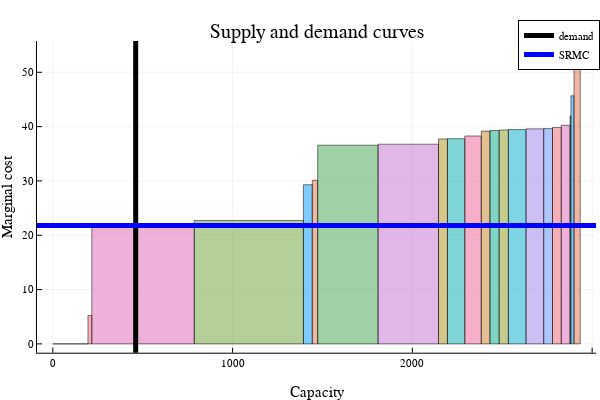

Notebook source saved alongside this figure:
### Code cell
p

### Figure 1 — Plotly figure (JSON) as saved in the notebook; plotly's stock layout.template omitted (floating-point values rounded to 4 significant figures)
{"data": [{"fill": "tozeroy", "fillcolor": "rgba(142, 151, 30, 0.500)", "legendgroup": "", "line": {"color": "rgba(0, 0, 0, 0.500)", "dash": "solid", "width": 1}, "mode": "lines", "name": "", "showlegend": false, "type": "scatter", "x": [0, 42, 42, 0, 0], "xaxis": "x1", "y": [0, 0, 0, 0, 0], "yaxis": "y1"}, {"fill": "tozeroy", "fillcolor": "rgba(0, 169, 204, 0.500)", "legendgroup": "", "line": {"color": "rgba(0, 0, 0, 0.500)", "dash": "solid", "width": 1}, "mode": "lines", "name": "", "showlegend": false, "type": "scatter", "x": [42, 193.8, 193.8, 42, 42], "xaxis": "x1", "y": [0, 0, 0, 0, 0], "yaxis": "y1"}, {"fill": "tozeroy", "fillcolor": "rgba(155, 127, 233, 0.500)", "legendgroup": "", "line": {"color": "rgba(0, 0, 0, 0.500)", "dash": "solid", "width": 1}, "mode": "lines", "name": "", "showlegend": false, "type": "scatter", "x": [193.8, 195.5, 195.5, 193.8, 193.8], "xaxis": "x1", "y": [0, 0, 0, 0, 0], "yaxis": "y1"}, {"fill": "tozeroy", "fillcolor": "rgba(97, 141, 246, 0.500)", "legendgroup": "", "line": {"color": "rgba(0, 0, 0, 0.500)", "dash": "solid", "width": 1}, "mode": "lines", "name": "", "showlegend": false, "type": "scatter", "x": [195.5, 195.5, 195.5, 195.5, 195.5], "xaxis": "x1", "y": [0, 0, 0, 0, 0], "yaxis": "y1"}, {"fill": "tozeroy", "fillcolor": "rgba(240, 96, 115, 0.500)", "legendgroup": "", "line": {"color": "rgba(0, 0, 0, 0.500)", "dash": "solid", "width": 1}, "mode": "lines", "name": "", "showlegend": false, "type": "scatter", "x": [195.5, 216.9, 216.9, 195.5, 195.5], "xaxis": "x1", "y": [0, 0, 5.234, 5.234, 0], "yaxis": "y1"}, {"fill": "tozeroy", "fillcolor": "rgba(221, 101, 182, 0.500)", "legendgroup": "", "line": {"color": "rgba(0, 0, 0, 0.500)", "dash": "solid", "width": 1}, "mode": "lines", "name": "", "showlegend": false, "type": "scatter", "x": [216.9, 786.9, 786.9, 216.9, 216.9], "xaxis": "x1", "y": [0, 0, 21.78, 21.78, 0], "yaxis": "y1"}, {"fill": "tozeroy", "fillcolor": "rgba(108, 159, 51, 0.500)", "legendgroup": "", "line": {"color": "rgba(0, 0, 0, 0.500)", "dash": "solid", "width": 1}, "mode": "lines", "name": "", "showlegend": false, "type": "scatter", "x": [786.9, 1394.0, 1394.0, 786.9, 786.9], "xaxis": "x1", "y": [0, 0, 22.73, 22.73, 0], "yaxis": "y1"}, {"fill": "tozeroy", "fillcolor": "rgba(0, 154, 250, 0.500)", "legendgroup": "", "line": {"color": "rgba(0, 0, 0, 0.500)", "dash": "solid", "width": 1}, "mode": "lines", "name": "", "showlegend": false, "type": "scatter", "x": [1394.0, 1443.0, 1443.0, 1394.0, 1394.0], "xaxis": "x1", "y": [0, 0, 29.31, 29.31, 0], "yaxis": "y1"}, {"fill": "tozeroy", "fillcolor": "rgba(227, 111, 71, 0.500)", "legendgroup": "", "line": {"color": "rgba(0, 0, 0, 0.500)", "dash": "solid", "width": 1}, "mode": "lines", "name": "", "showlegend": false, "type": "scatter", "x": [1443.0, 1473.0, 1473.0, 1443.0, 1443.0], "xaxis": "x1", "y": [0, 0, 30.13, 30.13, 0], "yaxis": "y1"}, {"fill": "tozeroy", "fillcolor": "rgba(62, 164, 78, 0.500)", "legendgroup": "", "line": {"color": "rgba(0, 0, 0, 0.500)", "dash": "solid", "width": 1}, "mode": "lines", "name": "", "showlegend": false, "type": "scatter", "x": [1473.0, 1809.0, 1809.0, 1473.0, 1473.0], "xaxis": "x1", "y": [0, 0, 36.58, 36.58, 0], "yaxis": "y1"}, {"fill": "tozeroy", "fillcolor": "rgba(195, 113, 210, 0.500)", "legendgroup": "", "line": {"color": "rgba(0, 0, 0, 0.500)", "dash": "solid", "width": 1}, "mode": "lines", "name": "", "showlegend": false, "type": "scatter", "x": [1809.0, 2145.0, 2145.0, 1809.0, 1809.0], "xaxis": "x1", "y": [0, 0, 36.76, 36.76, 0], "yaxis": "y1"}, {"fill": "tozeroy", "fillcolor": "rgba(172, 142, 24, 0.500)", "legendgroup": "", "line": {"color": "rgba(0, 0, 0, 0.500)", "dash": "solid", "width": 1}, "mode": "lines", "name": "", "showlegend": false, "type": "scatter", "x": [2145.0, 2195.0, 2195.0, 2145.0, 2145.0], "xaxis": "x1", "y": [0, 0, 37.73, 37.73, 0], "yaxis": "y1"}, {"fill": "tozeroy", "fillcolor": "rgba(0, 170, 174, 0.500)", "legendgroup": "", "line": {"color": "rgba(0, 0, 0, 0.500)", "dash": "solid", "width": 1}, "mode": "lines", "name": "", "showlegend": false, "type": "scatter", "x": [2195.0, 2292.0, 2292.0, 2195.0, 2195.0], "xaxis": "x1", "y": [0, 0, 37.78, 37.78, 0], "yaxis": "y1"}, {"fill": "tozeroy", "fillcolor": "rgba(237, 94, 147, 0.500)", "legendgroup": "", "line": {"color": "rgba(0, 0, 0, 0.500)", "dash": "solid", "width": 1}, "mode": "lines", "name": "", "showlegend": false, "type": "scatter", "x": [2292.0, 2384.0, 2384.0, 2292.0, 2292.0], "xaxis": "x1", "y": [0, 0, 38.27, 38.27, 0], "yaxis": "y1"}, {"fill": "tozeroy", "fillcolor": "rgba(198, 130, 37, 0.500)", "legendgroup": "", "line": {"color": "rgba(0, 0, 0, 0.500)", "dash": "solid", "width": 1}, "mode": "lines", "name": "", "showlegend": false, "type": "scatter", "x": [2384.0, 2432.0, 2432.0, 2384.0, 2384.0], "xaxis": "x1", "y": [0, 0, 39.17, 39.17, 0], "yaxis": "y1"}, {"fill": "tozeroy", "fillcolor": "rgba(0, 169, 141, 0.500)", "legendgroup": "", "line": {"color": "rgba(0, 0, 0, 0.500)", "dash": "solid", "width": 1}, "mode": "lines", "name": "", "showlegend": false, "type": "scatter", "x": [2432.0, 2483.0, 2483.0, 2432.0, 2432.0], "xaxis": "x1", "y": [0, 0, 39.28, 39.28, 0], "yaxis": "y1"}, {"fill": "tozeroy", "fillcolor": "rgba(142, 151, 30, 0.500)", "legendgroup": "", "line": {"color": "rgba(0, 0, 0, 0.500)", "dash": "solid", "width": 1}, "mode": "lines", "name": "", "showlegend": false, "type": "scatter", "x": [2483.0, 2534.0, 2534.0, 2483.0, 2483.0], "xaxis": "x1", "y": [0, 0, 39.38, 39.38, 0], "yaxis": "y1"}, {"fill": "tozeroy", "fillcolor": "rgba(0, 169, 204, 0.500)", "legendgroup": "", "line": {"color": "rgba(0, 0, 0, 0.500)", "dash": "solid", "width": 1}, "mode": "lines", "name": "", "showlegend": false, "type": "scatter", "x": [2534.0, 2632.0, 2632.0, 2534.0, 2534.0], "xaxis": "x1", "y": [0, 0, 39.46, 39.46, 0], "yaxis": "y1"}, {"fill": "tozeroy", "fillcolor": "rgba(155, 127, 233, 0.500)", "legendgroup": "", "line": {"color": "rgba(0, 0, 0, 0.500)", "dash": "solid", "width": 1}, "mode": "lines", "name": "", "showlegend": false, "type": "scatter", "x": [2632.0, 2731.0, 2731.0, 2632.0, 2632.0], "xaxis": "x1", "y": [0, 0, 39.58, 39.58, 0], "yaxis": "y1"}, {"fill": "tozeroy", "fillcolor": "rgba(97, 141, 246, 0.500)", "legendgroup": "", "line": {"color": "rgba(0, 0, 0, 0.500)", "dash": "solid", "width": 1}, "mode": "lines", "name": "", "showlegend": false, "type": "scatter", "x": [2731.0, 2780.0, 2780.0, 2731.0, 2731.0], "xaxis": "x1", "y": [0, 0, 39.64, 39.64, 0], "yaxis": "y1"}, {"fill": "tozeroy", "fillcolor": "rgba(240, 96, 115, 0.500)", "legendgroup": "", "line": {"color": "rgba(0, 0, 0, 0.500)", "dash": "solid", "width": 1}, "mode": "lines", "name": "", "showlegend": false, "type": "scatter", "x": [2780.0, 2828.0, 2828.0, 2780.0, 2780.0], "xaxis": "x1", "y": [0, 0, 39.84, 39.84, 0], "yaxis": "y1"}, {"fill": "tozeroy", "fillcolor": "rgba(221, 101, 182, 0.500)", "legendgroup": "", "line": {"color": "rgba(0, 0, 0, 0.500)", "dash": "solid", "width": 1}, "mode": "lines", "name": "", "showlegend": false, "type": "scatter", "x": [2828.0, 2877.0, 2877.0, 2828.0, 2828.0], "xaxis": "x1", "y": [0, 0, 40.25, 40.25, 0], "yaxis": "y1"}, {"fill": "tozeroy", "fillcolor": "rgba(108, 159, 51, 0.500)", "legendgroup": "", "line": {"color": "rgba(0, 0, 0, 0.500)", "dash": "solid", "width": 1}, "mode": "lines", "name": "", "showlegend": false, "type": "scatter", "x": [2877.0, 2882.0, 2882.0, 2877.0, 2877.0], "xaxis": "x1", "y": [0, 0, 41.97, 41.97, 0], "yaxis": "y1"}, {"fill": "tozeroy", "fillcolor": "rgba(0, 154, 250, 0.500)", "legendgroup": "", "line": {"color": "rgba(0, 0, 0, 0.500)", "dash": "solid", "width": 1}, "mode": "lines", "name": "", "showlegend": false, "type": "scatter", "x": [2882.0, 2899.0, 2899.0, 2882.0, 2882.0], "xaxis": "x1", "y": [0, 0, 45.67, 45.67, 0], "yaxis": "y1"}, {"fill": "tozeroy", "fillcolor": "rgba(227, 111, 71, 0.500)", "legendgroup": "", "line": {"color": "rgba(0, 0, 0, 0.500)", "dash": "solid", "width": 1}, "mode": "lines", "name": "", "showlegend": false, "type": "scatter", "x": [2899.0, 2934.0, 2934.0, 2899.0, 2899.0], "xaxis": "x1", "y": [0, 0, 54.13, 54.13, 0], "yaxis": "y1"}, {"colorbar": {"len": 0.8657, "title": "", "x": 0.9934, "y": 0.5087}, "legendgroup": "demand", "line": {"color": "rgba(0, 0, 0, 1.000)", "dash": "solid", "shape": "linear", "width": 5}, "mode": "lines", "name": "demand", "showlegend": true, "type": "scatter", "x": [461.0, 461.0], "xaxis": "x", "y": [-5739.0, 5794.0], "yaxis": "y"}, {"colorbar": {"len": 0.8657, "title": "", "x": 0.9934, "y": 0.5087}, "legendgroup": "SRMC", "line": {"color": "rgba(0, 0, 255, 1.000)", "dash": "solid", "shape": "linear", "width": 5}, "mode": "lines", "name": "SRMC", "showlegend": true, "type": "scatter", "x": [-311100.0, 314000.0], "xaxis": "x", "y": [21.78, 21.78], "yaxis": "y"}], "layout": {"annotations": [{"font": {"color": "rgba(0, 0, 0, 1.000)", "family": "sans-serif", "size": 20}, "rotation": 0, "showarrow": false, "text": "Supply and demand curves", "x": 0.5275, "xanchor": "center", "xref": "paper", "y": 1, "yanchor": "top", "yref": "paper"}], "height": 400, "legend": {"bgcolor": "rgba(255, 255, 255, 1.000)", "bordercolor": "rgba(0, 0, 0, 1.000)", "borderwidth": 1, "font": {"color": "rgba(0, 0, 0, 1.000)", "family": "sans-serif", "size": 11}, "title": {"font": {"color": "rgba(0, 0, 0, 1.000)", "family": "sans-serif", "size": 15}, "text": ""}, "tracegroupgap": 0, "traceorder": "normal", "x": 1, "xanchor": "auto", "y": 1, "yanchor": "auto"}, "margin": {"b": 20, "l": 0, "r": 0, "t": 20}, "paper_bgcolor": "rgba(255, 255, 255, 1.000)", "plot_bgcolor": "rgba(255, 255, 255, 1.000)", "showlegend": true, "width": 600, "xaxis": {"anchor": "y", "domain": [0.06165, 0.9934], "gridcolor": "rgba(0, 0, 0, 0.100)", "gridwidth": 0.5, "linecolor": "rgba(0, 0, 0, 1.000)", "mirror": false, "range": [-88.01, 3022.0], "showgrid": true, "showline": true, "showticklabels": true, "tickangle": 0, "tickcolor": "rgb(0, 0, 0)", "tickfont": {"color": "rgba(0, 0, 0, 1.000)", "family": "sans-serif", "size": 11}, "tickmode": "array", "ticks": "inside", "ticktext": ["0", "1000", "2000", "3000"], "tickvals": [0, 1000, 2000, 3000], "title": "Capacity", "titlefont": {"color": "rgba(0, 0, 0, 1.000)", "family": "sans-serif", "size": 15}, "type": "-", "visible": true, "zeroline": false, "zerolinecolor": "rgba(0, 0, 0, 1.000)"}, "yaxis": {"anchor": "x", "domain": [0.07581, 0.9415], "gridcolor": "rgba(0, 0, 0, 0.100)", "gridwidth": 0.5, "linecolor": "rgba(0, 0, 0, 1.000)", "mirror": false, "range": [-1.624, 55.75], "showgrid": true, "showline": true, "showticklabels": true, "tickangle": 0, "tickcolor": "rgb(0, 0, 0)", "tickfont": {"color": "rgba(0, 0, 0, 1.000)", "family": "sans-serif", "size": 11}, "tickmode": "array", "ticks": "inside", "ticktext": ["0", "10", "20", "30", "40", "50"], "tickvals": [0, 10, 20, 30, 40, 50], "title": "Marginal cost", "titlefont": {"color": "rgba(0, 0, 0, 1.000)", "family": "sans-serif", "size": 15}, "type": "-", "visible": true, "zeroline": false, "zerolinecolor": "rgba(0, 0, 0, 1.000)"}}}
